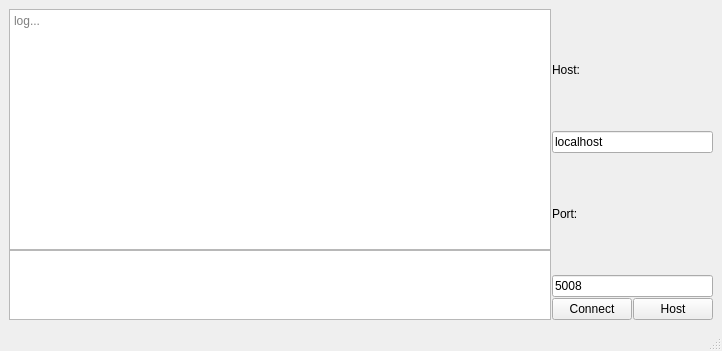
<?xml version="1.0" encoding="UTF-8"?>
<ui version="4.0">
 <class>MainWindow</class>
 <widget class="QMainWindow" name="MainWindow">
  <property name="geometry">
   <rect>
    <x>0</x>
    <y>0</y>
    <width>722</width>
    <height>351</height>
   </rect>
  </property>
  <property name="windowTitle">
   <string>MainWindow</string>
  </property>
  <widget class="QWidget" name="centralwidget">
   <layout class="QHBoxLayout" name="horizontalLayout_3">
    <item>
     <layout class="QHBoxLayout" name="horizontalLayout" stretch="10,0">
      <property name="spacing">
       <number>1</number>
      </property>
      <property name="sizeConstraint">
       <enum>QLayout::SetDefaultConstraint</enum>
      </property>
      <property name="rightMargin">
       <number>0</number>
      </property>
      <item>
       <layout class="QVBoxLayout" name="verticalLayout_2" stretch="1,0">
        <property name="spacing">
         <number>0</number>
        </property>
        <item>
         <widget class="QTextBrowser" name="textBrowser">
          <property name="sizePolicy">
           <sizepolicy hsizetype="Expanding" vsizetype="Expanding">
            <horstretch>0</horstretch>
            <verstretch>0</verstretch>
           </sizepolicy>
          </property>
          <property name="placeholderText">
           <string>log...</string>
          </property>
         </widget>
        </item>
        <item>
         <widget class="QPlainTextEdit" name="plainTextEdit">
          <property name="sizePolicy">
           <sizepolicy hsizetype="Expanding" vsizetype="MinimumExpanding">
            <horstretch>0</horstretch>
            <verstretch>0</verstretch>
           </sizepolicy>
          </property>
          <property name="horizontalScrollBarPolicy">
           <enum>Qt::ScrollBarAlwaysOff</enum>
          </property>
          <property name="sizeAdjustPolicy">
           <enum>QAbstractScrollArea::AdjustToContents</enum>
          </property>
          <property name="plainText">
           <string/>
          </property>
          <property name="maximumBlockCount">
           <number>0</number>
          </property>
          <property name="placeholderText">
           <string>commands...</string>
          </property>
         </widget>
        </item>
       </layout>
      </item>
      <item>
       <layout class="QVBoxLayout" name="verticalLayout" stretch="0,0,0,0,0">
        <item>
         <widget class="QLabel" name="label_2">
          <property name="sizePolicy">
           <sizepolicy hsizetype="Preferred" vsizetype="Minimum">
            <horstretch>0</horstretch>
            <verstretch>0</verstretch>
           </sizepolicy>
          </property>
          <property name="text">
           <string>Host:</string>
          </property>
         </widget>
        </item>
        <item>
         <widget class="QLineEdit" name="lineEdit">
          <property name="text">
           <string>localhost</string>
          </property>
         </widget>
        </item>
        <item>
         <widget class="QLabel" name="label">
          <property name="sizePolicy">
           <sizepolicy hsizetype="Preferred" vsizetype="Minimum">
            <horstretch>0</horstretch>
            <verstretch>0</verstretch>
           </sizepolicy>
          </property>
          <property name="text">
           <string>Port:</string>
          </property>
         </widget>
        </item>
        <item>
         <widget class="QLineEdit" name="lineEdit_2">
          <property name="text">
           <string>5008</string>
          </property>
         </widget>
        </item>
        <item>
         <layout class="QHBoxLayout" name="horizontalLayout_2">
          <property name="sizeConstraint">
           <enum>QLayout::SetMinimumSize</enum>
          </property>
          <item>
           <widget class="QPushButton" name="pushButton">
            <property name="text">
             <string>Connect</string>
            </property>
           </widget>
          </item>
          <item>
           <widget class="QPushButton" name="pushButton_2">
            <property name="text">
             <string>Host</string>
            </property>
           </widget>
          </item>
         </layout>
        </item>
       </layout>
      </item>
     </layout>
    </item>
   </layout>
  </widget>
  <widget class="QMenuBar" name="menubar">
   <property name="geometry">
    <rect>
     <x>0</x>
     <y>0</y>
     <width>722</width>
     <height>21</height>
    </rect>
   </property>
  </widget>
  <widget class="QStatusBar" name="statusbar">
   <property name="sizeGripEnabled">
    <bool>true</bool>
   </property>
  </widget>
 </widget>
 <resources/>
 <connections/>
</ui>
